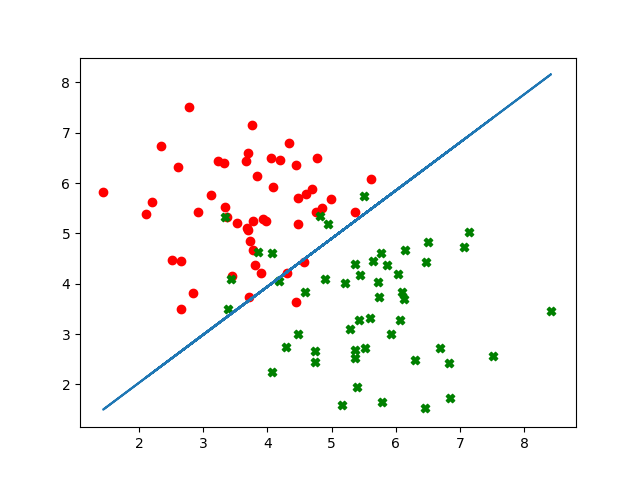

This figure's Python source:
import numpy as np
import math
import matplotlib.pyplot as plt
from numpy.linalg import inv

def cost_function(x, y, theta):
    j_theta = 0
    theta =np.asarray(theta)
    for i in range(0, len(x)):
        g_theta = 1/ (1+math.exp(-1*np.matmul(theta.T, x[i])))
        j_theta += (y[i] - g_theta) ** 2
    j_theta /= 2
    return j_theta

#We need to find that theta where log likelihood becomes 0
def log_likelihood(x, y, theta):
    z = []
    res = 0
    theta = np.asarray(theta)
    for i in range(0, len(x)):
        temp = np.sum(np.matmul(theta.T, x[i]))        #h_theta of x
        temp1 = y[i]*np.log(temp) + (1-y[i])*np.log(1-temp)
        res = temp1
    
    return res

def der_log_likelihood(x, y, theta):
    z = []
    theta = np.asarray(theta)
    res = 0
    for k in range(0, len(theta)):
        for i in range(0, len(x)):
            g_theta = 1/ (1+math.exp(-1*np.matmul(theta.T, x[i])))
            res += ((y[i] - g_theta)*x[i][k])
        z.append(res)
        res = 0
    return z        #z will be an n*1 matrix

def double_der_ll(x, a, b):
    res = 0
    #a and b can either be 0, 1 or 2
    for i in x:
        gz = 1/(1+math.exp(-1*np.matmul(theta.T, i)))
        res = res + (i[a]*i[b])*gz*(1-gz)
    return -1 * res

def hessian (x, y, theta):
    H = np.zeros((len(theta), len(theta)))
    si=0
    sj=0
    while si < len(theta):
        while sj < len(theta):
            temp = double_der_ll(x, si, sj)
            H[si][sj] = temp
            sj = sj+1
        sj = 0
        si = si + 1
    return np.linalg.inv(H)

def batch_gd(x, y):
    theta0 = []
    theta1 = []
    theta2 = []
    theta0.append(0)
    theta1.append(0)
    theta2.append(0)
    
    while True:
        prev_theta = [theta0[len(theta0)-1], theta1[len(theta1)-1], theta2[len(theta2)-1]]
        temp =  prev_theta - np.matmul(hessian(x, y, prev_theta), der_log_likelihood(x, y, prev_theta))
        theta0.append(temp[0])
        theta1.append(temp[1])
        theta2.append(temp[2])
        
        a1 = cost_function(x, y, [theta0[len(theta0)-1], theta1[len(theta1)-1], theta2[len(theta2)-1]])
        a2 = cost_function(x, y, [theta0[len(theta0)-2], theta1[len(theta1)-2], theta2[len(theta2)-2]])
        print "My thetas=", temp, ", a1=" , a1
        
        if (abs(a1-a2) <= 0.0001):
            print "Answer: ", theta0[len(theta0)-1], theta1[len(theta1)-1], theta2[len(theta2)-1], a1
            return theta0[len(theta0)-1], theta1[len(theta1)-1], theta2[len(theta2)-1]


if __name__ == "__main__":
    fx = open("logisticX.csv","r")
    fy = open("logisticY.csv", "r")
    x = []
    y = []
    x0 = []
    x1 = []
    x2 = []
    for line in fx:     #x has 2 attributes
        pos = line.find(",")
        x.append([1.0, float(line[0:pos]), float(line[pos+1:len(line)])])
        x0.append(1.0)
        x1.append(float(line[0:pos]))
        x2.append(float(line[pos+1:len(line)]))


    for line in fy:     #either 0 or 1
        y.append(int(line))
    
    x = np.asarray(x)
    y = np.asarray(y)

    for i in range(1,3):
        med = np.mean(x[:,i])
        std_x = np.std(x[:,i])
        x[:,i] = (x[:,i]-med)/std_x
    
    theta = np.array([0, 0, 0])
    t0, t1, t2 = batch_gd(x, y)

    for i in range(0, len(x1)):
        if y[i] == 0:
            plt.scatter(x1[i], x2[i], marker="o", c="r")
        else:
            plt.scatter(x1[i], x2[i], marker="X", c="g")
    
    xx = []
    for i in range(0, len(x)):
        xx.append(-1*(t1*x1[i]+ t0*x0[i])/t2)    
    plt.plot(x1, xx)
    plt.show()
            
